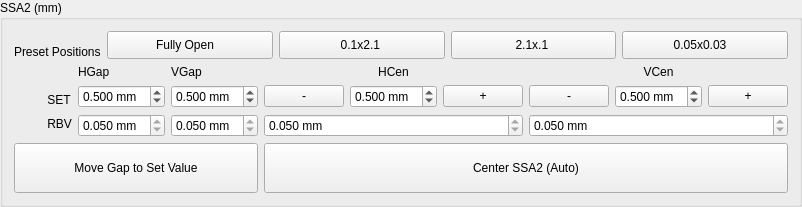
             <widget class="QGroupBox" name="groupBox_19">
              <property name="sizePolicy">
               <sizepolicy hsizetype="Preferred" vsizetype="Fixed">
                <horstretch>0</horstretch>
                <verstretch>0</verstretch>
               </sizepolicy>
              </property>
              <property name="title">
               <string>SSA2 (mm)</string>
              </property>
              <layout class="QGridLayout" name="gridLayout_31">
               <item row="1" column="0">
                <layout class="QGridLayout" name="gridLayout_14">
                 <item row="2" column="0">
                  <widget class="QLabel" name="label_183">
                   <property name="sizePolicy">
                    <sizepolicy hsizetype="Preferred" vsizetype="Fixed">
                     <horstretch>0</horstretch>
                     <verstretch>0</verstretch>
                    </sizepolicy>
                   </property>
                   <property name="text">
                    <string>          SET</string>
                   </property>
                  </widget>
                 </item>
                 <item row="3" column="0">
                  <widget class="QLabel" name="label_125">
                   <property name="sizePolicy">
                    <sizepolicy hsizetype="Preferred" vsizetype="Fixed">
                     <horstretch>0</horstretch>
                     <verstretch>0</verstretch>
                    </sizepolicy>
                   </property>
                   <property name="text">
                    <string>          RBV</string>
                   </property>
                  </widget>
                 </item>
                 <item row="1" column="0">
                  <widget class="QLabel" name="label_10">
                   <property name="sizePolicy">
                    <sizepolicy hsizetype="Preferred" vsizetype="Fixed">
                     <horstretch>0</horstretch>
                     <verstretch>0</verstretch>
                    </sizepolicy>
                   </property>
                   <property name="text">
                    <string/>
                   </property>
                  </widget>
                 </item>
                </layout>
               </item>
               <item row="1" column="1">
                <layout class="QGridLayout" name="gridLayout_29">
                 <item row="0" column="0">
                  <widget class="QLabel" name="label_180">
                   <property name="sizePolicy">
                    <sizepolicy hsizetype="Preferred" vsizetype="Fixed">
                     <horstretch>0</horstretch>
                     <verstretch>0</verstretch>
                    </sizepolicy>
                   </property>
                   <property name="text">
                    <string>HGap</string>
                   </property>
                  </widget>
                 </item>
                 <item row="1" column="0">
                  <widget class="QDoubleSpinBox" name="db_ssa2_x_set">
                   <property name="suffix">
                    <string> mm</string>
                   </property>
                   <property name="decimals">
                    <number>3</number>
                   </property>
                   <property name="value">
                    <double>0.500000000000000</double>
                   </property>
                  </widget>
                 </item>
                 <item row="2" column="0">
                  <widget class="QDoubleSpinBox" name="db_ssa2_x">
                   <property name="sizePolicy">
                    <sizepolicy hsizetype="Preferred" vsizetype="Fixed">
                     <horstretch>0</horstretch>
                     <verstretch>0</verstretch>
                    </sizepolicy>
                   </property>
                   <property name="readOnly">
                    <bool>true</bool>
                   </property>
                   <property name="buttonSymbols">
                    <enum>QAbstractSpinBox::UpDownArrows</enum>
                   </property>
                   <property name="suffix">
                    <string> mm</string>
                   </property>
                   <property name="decimals">
                    <number>3</number>
                   </property>
                   <property name="minimum">
                    <double>-0.100000000000000</double>
                   </property>
                   <property name="maximum">
                    <double>4.000000000000000</double>
                   </property>
                   <property name="value">
                    <double>0.050000000000000</double>
                   </property>
                  </widget>
                 </item>
                </layout>
               </item>
               <item row="1" column="2">
                <layout class="QGridLayout" name="gridLayout_30">
                 <item row="1" column="0">
                  <widget class="QDoubleSpinBox" name="db_ssa2_y_set">
                   <property name="suffix">
                    <string> mm</string>
                   </property>
                   <property name="decimals">
                    <number>3</number>
                   </property>
                   <property name="value">
                    <double>0.500000000000000</double>
                   </property>
                  </widget>
                 </item>
                 <item row="0" column="0">
                  <widget class="QLabel" name="label_181">
                   <property name="sizePolicy">
                    <sizepolicy hsizetype="Preferred" vsizetype="Fixed">
                     <horstretch>0</horstretch>
                     <verstretch>0</verstretch>
                    </sizepolicy>
                   </property>
                   <property name="text">
                    <string>VGap</string>
                   </property>
                  </widget>
                 </item>
                 <item row="2" column="0">
                  <widget class="QDoubleSpinBox" name="db_ssa2_y">
                   <property name="sizePolicy">
                    <sizepolicy hsizetype="Preferred" vsizetype="Fixed">
                     <horstretch>0</horstretch>
                     <verstretch>0</verstretch>
                    </sizepolicy>
                   </property>
                   <property name="readOnly">
                    <bool>true</bool>
                   </property>
                   <property name="buttonSymbols">
                    <enum>QAbstractSpinBox::UpDownArrows</enum>
                   </property>
                   <property name="suffix">
                    <string> mm</string>
                   </property>
                   <property name="decimals">
                    <number>3</number>
                   </property>
                   <property name="minimum">
                    <double>-0.100000000000000</double>
                   </property>
                   <property name="maximum">
                    <double>4.000000000000000</double>
                   </property>
                   <property name="value">
                    <double>0.050000000000000</double>
                   </property>
                  </widget>
                 </item>
                </layout>
               </item>
               <item row="1" column="3">
                <layout class="QVBoxLayout" name="verticalLayout_2">
                 <item>
                  <widget class="QLabel" name="label_128">
                   <property name="sizePolicy">
                    <sizepolicy hsizetype="Preferred" vsizetype="Fixed">
                     <horstretch>0</horstretch>
                     <verstretch>0</verstretch>
                    </sizepolicy>
                   </property>
                   <property name="text">
                    <string>HCen</string>
                   </property>
                   <property name="alignment">
                    <set>Qt::AlignCenter</set>
                   </property>
                  </widget>
                 </item>
                 <item>
                  <layout class="QHBoxLayout" name="horizontalLayout_25">
                   <item>
                    <widget class="QPushButton" name="pb_ssa2_hcen_move_neg">
                     <property name="sizePolicy">
                      <sizepolicy hsizetype="Preferred" vsizetype="Fixed">
                       <horstretch>0</horstretch>
                       <verstretch>0</verstretch>
                      </sizepolicy>
                     </property>
                     <property name="text">
                      <string> - </string>
                     </property>
                    </widget>
                   </item>
                   <item>
                    <widget class="QDoubleSpinBox" name="db_ssa2_hcen_move">
                     <property name="suffix">
                      <string> mm</string>
                     </property>
                     <property name="decimals">
                      <number>3</number>
                     </property>
                     <property name="value">
                      <double>0.500000000000000</double>
                     </property>
                    </widget>
                   </item>
                   <item>
                    <widget class="QPushButton" name="pb_ssa2_hcen_move_positive">
                     <property name="sizePolicy">
                      <sizepolicy hsizetype="Preferred" vsizetype="Fixed">
                       <horstretch>0</horstretch>
                       <verstretch>0</verstretch>
                      </sizepolicy>
                     </property>
                     <property name="text">
                      <string>  +  </string>
                     </property>
                    </widget>
                   </item>
                  </layout>
                 </item>
                 <item>
                  <widget class="QDoubleSpinBox" name="db_ssa2_hcen_rbv">
                   <property name="sizePolicy">
                    <sizepolicy hsizetype="Preferred" vsizetype="Fixed">
                     <horstretch>0</horstretch>
                     <verstretch>0</verstretch>
                    </sizepolicy>
                   </property>
                   <property name="readOnly">
                    <bool>true</bool>
                   </property>
                   <property name="buttonSymbols">
                    <enum>QAbstractSpinBox::UpDownArrows</enum>
                   </property>
                   <property name="suffix">
                    <string> mm</string>
                   </property>
                   <property name="decimals">
                    <number>3</number>
                   </property>
                   <property name="minimum">
                    <double>-0.100000000000000</double>
                   </property>
                   <property name="maximum">
                    <double>4.000000000000000</double>
                   </property>
                   <property name="value">
                    <double>0.050000000000000</double>
                   </property>
                  </widget>
                 </item>
                </layout>
               </item>
               <item row="1" column="4">
                <layout class="QVBoxLayout" name="verticalLayout_27">
                 <item>
                  <widget class="QLabel" name="label_130">
                   <property name="sizePolicy">
                    <sizepolicy hsizetype="Preferred" vsizetype="Fixed">
                     <horstretch>0</horstretch>
                     <verstretch>0</verstretch>
                    </sizepolicy>
                   </property>
                   <property name="text">
                    <string>VCen</string>
                   </property>
                   <property name="alignment">
                    <set>Qt::AlignCenter</set>
                   </property>
                  </widget>
                 </item>
                 <item>
                  <layout class="QHBoxLayout" name="horizontalLayout_26">
                   <item>
                    <widget class="QPushButton" name="pb_ssa2_vcen_move_neg">
                     <property name="sizePolicy">
                      <sizepolicy hsizetype="Preferred" vsizetype="Fixed">
                       <horstretch>0</horstretch>
                       <verstretch>0</verstretch>
                      </sizepolicy>
                     </property>
                     <property name="text">
                      <string> - </string>
                     </property>
                    </widget>
                   </item>
                   <item>
                    <widget class="QDoubleSpinBox" name="db_ssa2_vcen_move">
                     <property name="suffix">
                      <string> mm</string>
                     </property>
                     <property name="decimals">
                      <number>3</number>
                     </property>
                     <property name="value">
                      <double>0.500000000000000</double>
                     </property>
                    </widget>
                   </item>
                   <item>
                    <widget class="QPushButton" name="pb_ssa2_vcen_move_positive">
                     <property name="sizePolicy">
                      <sizepolicy hsizetype="Preferred" vsizetype="Fixed">
                       <horstretch>0</horstretch>
                       <verstretch>0</verstretch>
                      </sizepolicy>
                     </property>
                     <property name="text">
                      <string>  +  </string>
                     </property>
                    </widget>
                   </item>
                  </layout>
                 </item>
                 <item>
                  <widget class="QDoubleSpinBox" name="db_ssa2_vcen_rbv">
                   <property name="sizePolicy">
                    <sizepolicy hsizetype="Preferred" vsizetype="Fixed">
                     <horstretch>0</horstretch>
                     <verstretch>0</verstretch>
                    </sizepolicy>
                   </property>
                   <property name="readOnly">
                    <bool>true</bool>
                   </property>
                   <property name="buttonSymbols">
                    <enum>QAbstractSpinBox::UpDownArrows</enum>
                   </property>
                   <property name="suffix">
                    <string> mm</string>
                   </property>
                   <property name="decimals">
                    <number>3</number>
                   </property>
                   <property name="minimum">
                    <double>-0.100000000000000</double>
                   </property>
                   <property name="maximum">
                    <double>4.000000000000000</double>
                   </property>
                   <property name="value">
                    <double>0.050000000000000</double>
                   </property>
                  </widget>
                 </item>
                </layout>
               </item>
               <item row="2" column="0" colspan="3">
                <widget class="QPushButton" name="pb_move_ssa2">
                 <property name="sizePolicy">
                  <sizepolicy hsizetype="Preferred" vsizetype="Maximum">
                   <horstretch>0</horstretch>
                   <verstretch>0</verstretch>
                  </sizepolicy>
                 </property>
                 <property name="text">
                  <string>
Move Gap to Set Value
</string>
                 </property>
                </widget>
               </item>
               <item row="2" column="3" colspan="2">
                <widget class="QPushButton" name="pb_center_ssa2">
                 <property name="sizePolicy">
                  <sizepolicy hsizetype="Preferred" vsizetype="Preferred">
                   <horstretch>0</horstretch>
                   <verstretch>0</verstretch>
                  </sizepolicy>
                 </property>
                 <property name="text">
                  <string>Center SSA2 (Auto)</string>
                 </property>
                </widget>
               </item>
               <item row="0" column="0" colspan="5">
                <layout class="QHBoxLayout" name="horizontalLayout_37">
                 <item>
                  <widget class="QLabel" name="label_134">
                   <property name="sizePolicy">
                    <sizepolicy hsizetype="Fixed" vsizetype="Preferred">
                     <horstretch>0</horstretch>
                     <verstretch>0</verstretch>
                    </sizepolicy>
                   </property>
                   <property name="text">
                    <string>
Preset Positions</string>
                   </property>
                  </widget>
                 </item>
                 <item>
                  <layout class="QHBoxLayout" name="horizontalLayout_36">
                   <item>
                    <widget class="QPushButton" name="pb_SSA2_Open">
                     <property name="sizePolicy">
                      <sizepolicy hsizetype="Preferred" vsizetype="Preferred">
                       <horstretch>0</horstretch>
                       <verstretch>0</verstretch>
                      </sizepolicy>
                     </property>
                     <property name="text">
                      <string>Fully Open   </string>
                     </property>
                    </widget>
                   </item>
                   <item>
                    <widget class="QPushButton" name="pb_SSA2_HClose">
                     <property name="sizePolicy">
                      <sizepolicy hsizetype="Preferred" vsizetype="Preferred">
                       <horstretch>0</horstretch>
                       <verstretch>0</verstretch>
                      </sizepolicy>
                     </property>
                     <property name="text">
                      <string>0.1x2.1 </string>
                     </property>
                    </widget>
                   </item>
                   <item>
                    <widget class="QPushButton" name="pb_SSA2_VClose">
                     <property name="sizePolicy">
                      <sizepolicy hsizetype="Preferred" vsizetype="Preferred">
                       <horstretch>0</horstretch>
                       <verstretch>0</verstretch>
                      </sizepolicy>
                     </property>
                     <property name="text">
                      <string>2.1x.1 </string>
                     </property>
                    </widget>
                   </item>
                   <item>
                    <widget class="QPushButton" name="pb_SSA2_Close">
                     <property name="sizePolicy">
                      <sizepolicy hsizetype="Preferred" vsizetype="Preferred">
                       <horstretch>0</horstretch>
                       <verstretch>0</verstretch>
                      </sizepolicy>
                     </property>
                     <property name="text">
                      <string> 0.05x0.03    </string>
                     </property>
                    </widget>
                   </item>
                  </layout>
                 </item>
                </layout>
               </item>
              </layout>
             </widget>
